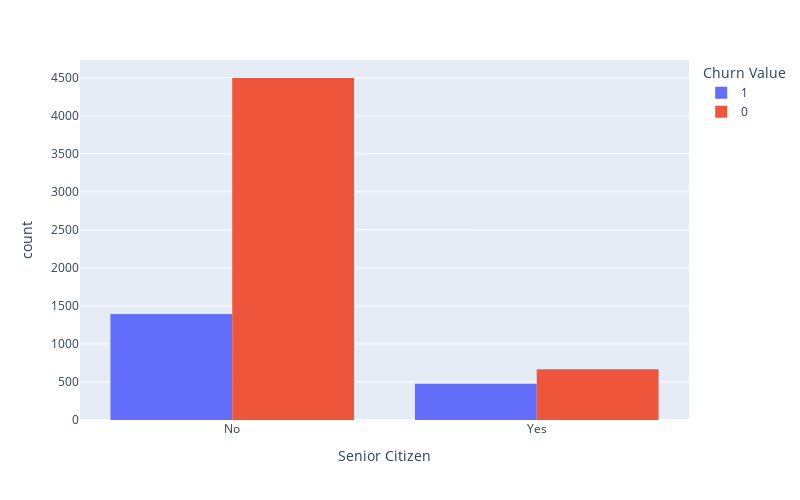

Notebook code cell kept with this figure:
### Code cell
# snr citizen vs vhurn
px.histogram(
    df, 
    x="Senior Citizen", 
    color="Churn Value", 
    barmode="group",
    width=800,
    height=500
)

### Figure 1 — Plotly figure (JSON) as saved in the notebook; plotly's stock layout.template omitted (floating-point values rounded to 4 significant figures; data arrays with more than 128 entries replaced by an {"elided": "..."} marker saying what was removed)
{"data": [{"alignmentgroup": "True", "bingroup": "x", "hovertemplate": "Churn Value=1<br>Senior Citizen=%{x}<br>count=%{y}<extra></extra>", "legendgroup": "1", "marker": {"color": "#636efa", "pattern": {"shape": ""}}, "name": "1", "offsetgroup": "1", "orientation": "v", "showlegend": true, "type": "histogram", "x": {"elided": "1869 str values"}, "xaxis": "x", "yaxis": "y"}, {"alignmentgroup": "True", "bingroup": "x", "hovertemplate": "Churn Value=0<br>Senior Citizen=%{x}<br>count=%{y}<extra></extra>", "legendgroup": "0", "marker": {"color": "#EF553B", "pattern": {"shape": ""}}, "name": "0", "offsetgroup": "0", "orientation": "v", "showlegend": true, "type": "histogram", "x": {"elided": "5163 str values"}, "xaxis": "x", "yaxis": "y"}], "layout": {"barmode": "group", "height": 500, "legend": {"title": {"text": "Churn Value"}, "tracegroupgap": 0}, "margin": {"t": 60}, "width": 800, "xaxis": {"anchor": "y", "domain": [0, 1], "title": {"text": "Senior Citizen"}}, "yaxis": {"anchor": "x", "domain": [0, 1], "title": {"text": "count"}}}}
